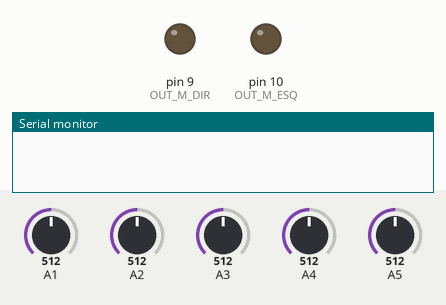
The sketch below on a simulated Arduino Uno, built with avr-gcc and run on an emulated ATmega328P. Shown: output pins drawn as LEDs (lit = HIGH), the last lines printed to the serial monitor. The test bench sets the inputs (shaded band); at power-on: A1 = 512, A2 = 512, A3 = 512, A4 = 512, A5 = 512.

Above: at 0.1 s.
At 1.1 s:
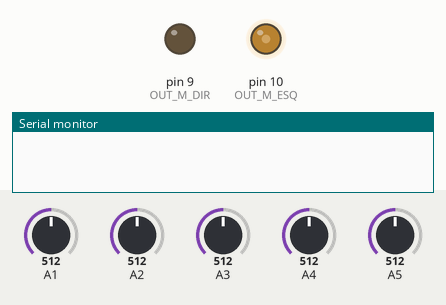
At 5.3 s:
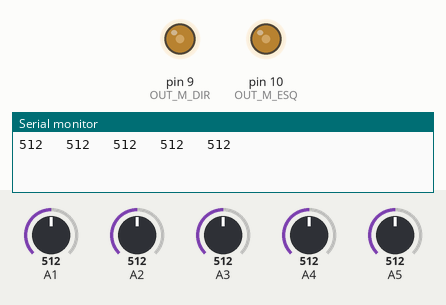
Timing chart, 0 to 6.8 s (numbered marks = the images above):
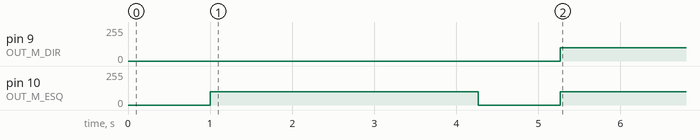

The sketch:

Carrinho_rev004.ino
```cpp
/*
Disciplina de Controle de Processos / 2024A
Prof Aline Kafer

Grupo:
Jonathan Bassani
Lucas E. Pandolfo
Maiquel Klein

Projeto 5: Sistema de Controle de Alinhamento para Carrinho Seguidor de Linha
*/


#include <Wire.h>
#include <Arduino.h>
#include <SD.h>

#define OUT_M_ESQ 10
#define OUT_M_DIR 9

//variáveis necessárias para o controle da velocidade
int P, D, I, previousError, PIDvalue, error;
int lsp, rsp;                                     // left speed (velocidade da esquerda) e right speed (velocidade da direita)
int lfspeed = 100;                                //limit fast speed (velocidade rápida limite - o PWM aceita até 255)
int velocidade = 100;

//inicialização das variáveis de controle
float Kp = 7;
float Kd = 7;
float Ki = 0;

//valores usados para a calibração do robô
int minValues[6], maxValues[6], threshold[6];

void PID() {
  int error = analogRead(2) - analogRead(4);

  P = error;
  I = I + error;
  D = error - previousError;

  PIDvalue = (Kp * P) + (Ki * I) + (Kd * D);
  previousError = error;

  lsp = lfspeed - PIDvalue;
  rsp = lfspeed + PIDvalue;

  if (lsp > velocidade) {
    lsp = velocidade;
  }
  if (lsp < 0) {
    lsp = 0;
  }
  if (rsp > velocidade) {
    rsp = velocidade;
  }
  if (rsp < 0) {
    rsp = 0;
  }

}

void linefollow()
{

  PID();

  analogWrite(OUT_M_ESQ, lsp);
  analogWrite(OUT_M_DIR, rsp);

}

void calibrate()
{
  for ( int i = 1; i < 6; i++)
  {
    minValues[i] = analogRead(i);
    maxValues[i] = analogRead(i);
  }

  for (int i = 0; i < 3000; i++)
  {
    analogWrite(OUT_M_ESQ,100);
    analogWrite(OUT_M_DIR,0);

    for ( int i = 1; i < 6; i++)
    {
      if (analogRead(i) < minValues[i])
      {
        minValues[i] = analogRead(i);
      }
      if (analogRead(i) > maxValues[i])
      {
        maxValues[i] = analogRead(i);
      }
    }
  }

  for ( int i = 1; i < 6; i++)
  {
    threshold[i] = (minValues[i] + maxValues[i]) / 2;
    Serial.print(threshold[i]);
    Serial.print("   ");
  }
  Serial.println();

  analogWrite(OUT_M_ESQ,0);
  analogWrite(OUT_M_DIR,0);
}

void setup() {

  Serial.begin(9600);
  pinMode(11, INPUT_PULLUP);
  pinMode(12, INPUT_PULLUP);

}

void loop() {
  // os pinos 11 e 12 são, respectivamente, o inicio da calibração e o início da operação do carrinho
 //while (digitalRead(11)) {}
  delay(1000);
  calibrate();
 //while (digitalRead(12)) {}
  delay(1000);

 //rotina principal
  while (1)
  {
      linefollow();
    }
  }
```

Measured:
- by itself, pin 9 (OUT_M_DIR): 0/255 → 100/255 at 5.3 s
- by itself, pin 10 (OUT_M_ESQ): 0/255 → 100/255 at 1.0 s, → 0/255 3.3 s later, → 100/255 1.0 s later
